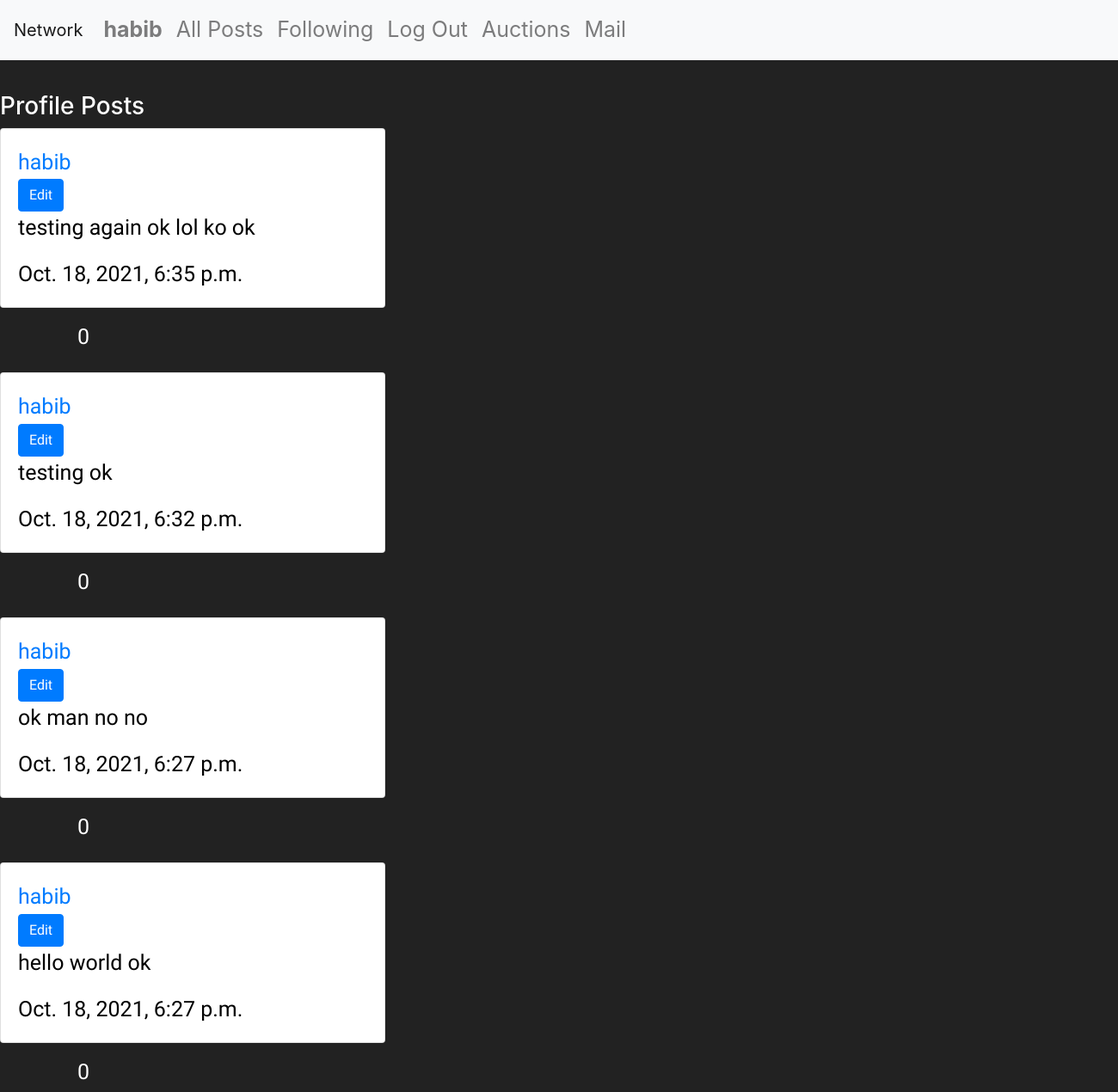
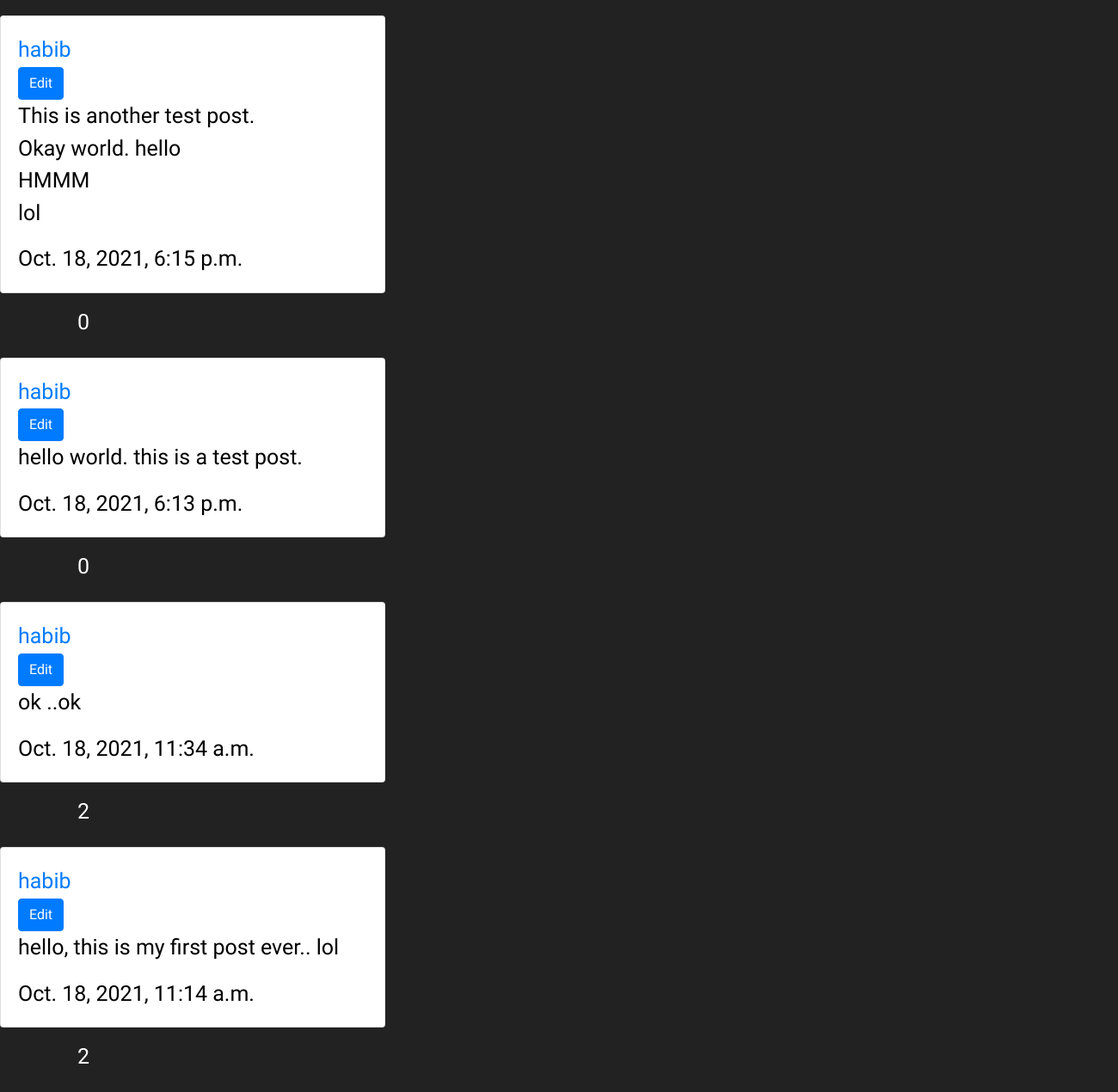
Screenshot of /profile/habib (signed in) with the database file from the repository (2 pictures, top to bottom).
### network/models.py (models this page shows, shortened)
class User(AbstractUser):
    pass

class Post(models.Model):
    user = models.ForeignKey(User, on_delete=models.CASCADE)
    post = models.CharField(max_length=999)
    timestamp = models.DateTimeField(auto_now_add=True)
    def likes(self):
        return Like.objects.filter(post=self.id).count()

### network/views.py (the view)
# urls.py: path('profile/<str:name>', views.profile, name='profile'),
@csrf_exempt
@login_required
def profile(request,name):
    user = User.objects.get(username=name)
    posts = Post.objects.order_by("-timestamp").filter(user=user)
    return render(request, "network/profile.html", {'posts': posts, 'person': user})

### network/templates/network/profile.html (shortened to what this page needs)
{% extends "network/layout.html" %}
{% block style %}
{% load static %}
<link rel="stylesheet" href="https://maxcdn.bootstrapcdn.com/bootstrap/4.0.0/css/bootstrap.min.css"
>
{% endblock %}
{% block body %}
<div id="docbody">
  <button id="followButton" onclick="followMe()" style="display: none;" class="btn btn-primary"></button> <br>
  <h3 id="heading">Profile Posts</h3>
  <div id="all-posts">
    {% for element in posts %}
    <div id='{{element.id}}Post'>
      <div class="card" style="width: 28rem;color: black;">
        <div class="card-body">
          {% if user.is_authenticated %}
          <a href="profile/{{element.user}}" class="card-title"> {{element.user}} </a>
          {% else %}
          <a class="card-title">{{element.user}}</a>
          {% endif %}
          {% if user == element.user %}
          <div> <a id="{{element.id}}editLink" class="btn btn-primary" onclick="editPost(this.id)"
              href="javascript:void(0)"> Edit</a> </div>
          {% endif %}
          <p id="{{element.id}}content" class="card-text">{{element.post}}</p>
          <div class="elemTimeStamp">{{element.timestamp}}</div>
        </div>
      </div>
      <div id="{{element.id}}numLikes" class="numLikes">{{element.likes}}</div>
    </div>
    <br>
    {% endfor %}
  </div>
</div>
{% endblock %}

### network/templates/network/layout.html (shortened to what this page needs)
{% load static %}
<!DOCTYPE html>
{% block style %}{% endblock %}
<html>
    <head>
        <link rel="stylesheet" href="https://stackpath.bootstrapcdn.com/bootstrap/4.4.1/css/bootstrap.min.css">
        <link href="{% static 'network/styles.css' %}" rel="stylesheet">
    </head>
    <body>
        <nav class="navbar navbar-expand-lg navbar-light bg-light">
            <a class="navbar-brand" href="{% url 'index' %}">Network</a>
            <div>
              <ul class="navbar-nav mr-auto">
                {% if user.is_authenticated %}
                    <li class="nav-item">
                        <a class="nav-link" href="#"><strong>{{ user.username }}</strong></a>
                    </li>
                {% endif %}
                <li class="nav-item">
                  <a class="nav-link" href="{% url 'index' %}">All Posts</a>
                </li>
                {% if user.is_authenticated %}
                    <li class="nav-item">
                        <a id="following-posts" class="nav-link" href="{% url 'following' %}">Following</a>
                    </li>
                    <li class="nav-item">
                        <a class="nav-link" href="{% url 'logout' %}">Log Out</a>
                    </li>
                    <li class="nav-item">
                        <a class="nav-link" href="{% url 'auctions' %}">Auctions</a>
                    </li>
                    <li class="nav-item">
                        <a class="nav-link" href="{% url 'mail' %}">Mail</a>
                    </li>
                {% endif %}
              </ul>
            </div>
          </nav>
        <div class="body">
            {% block body %}
            {% endblock %}
        </div>
    </body>
</html>

### network/static/network/styles.css (style rules this page uses)
body { background:#222; color: white; font-size: 25px; }
* , button:focus, button::selection { outline: none; }
h3 { color: white; }
#all-posts { font-family: 'Raleway'; }
.numLikes { position: relative; left: 90px; top: 15px; }
.card-text { white-space: pre-wrap; }

### rows the page displays
User: username "habib"
Post: user "habib", post "testing again ok lol ko ok", timestamp "Oct. 18, 2021, 6:35 p.m.", likes "0"
Post: user "habib", post "testing ok", timestamp "Oct. 18, 2021, 6:32 p.m.", likes "0"
Post: user "habib", post "ok man no no", timestamp "Oct. 18, 2021, 6:27 p.m.", likes "0"
Post: user "habib", post "hello world ok", timestamp "Oct. 18, 2021, 6:27 p.m.", likes "0"
Post: user "habib", post "This is another test post. Okay world. hello HMMM lol", timestamp "Oct. 18, 2021, 6:15 p.m.", likes "0"
Post: user "habib", post "hello world. this is a test post.", timestamp "Oct. 18, 2021, 6:13 p.m.", likes "0"
Post: user "habib", post "ok ..ok", timestamp "Oct. 18, 2021, 11:34 a.m.", likes "2"
Post: user "habib", post "hello, this is my first post ever.. lol", timestamp "Oct. 18, 2021, 11:14 a.m.", likes "2"
